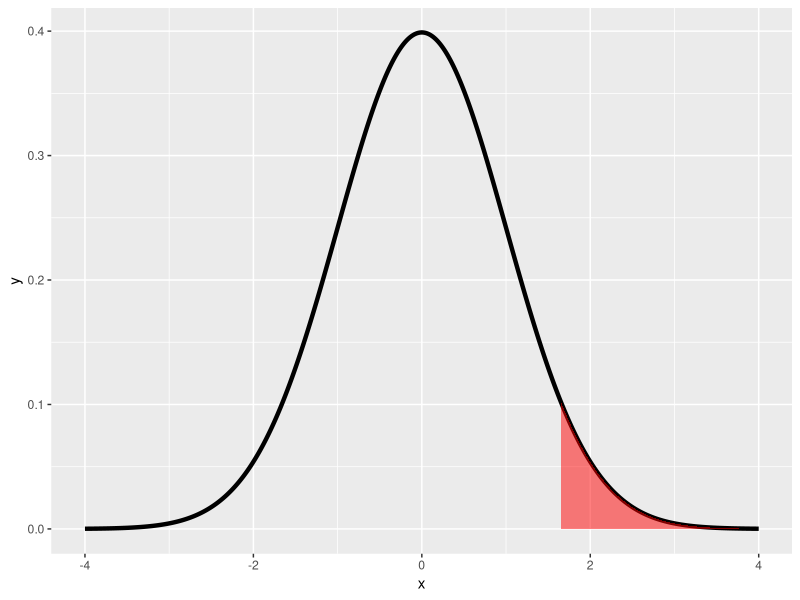
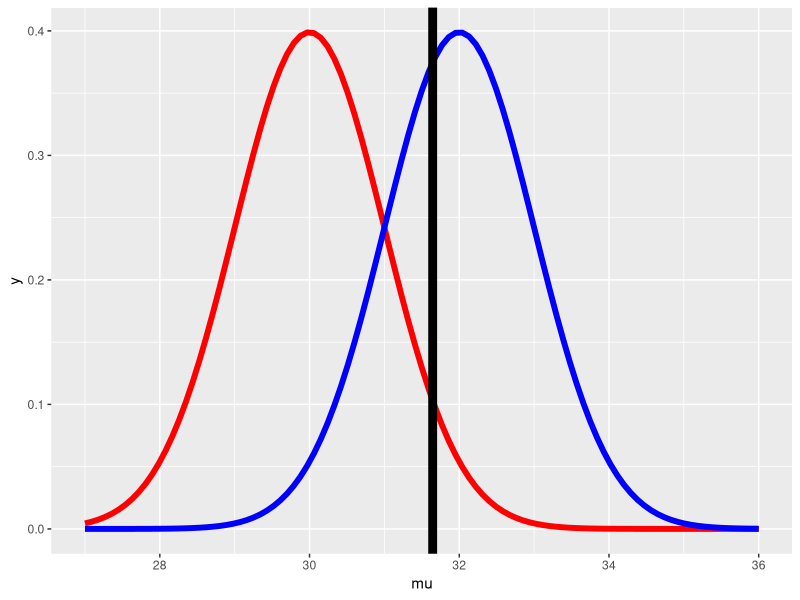
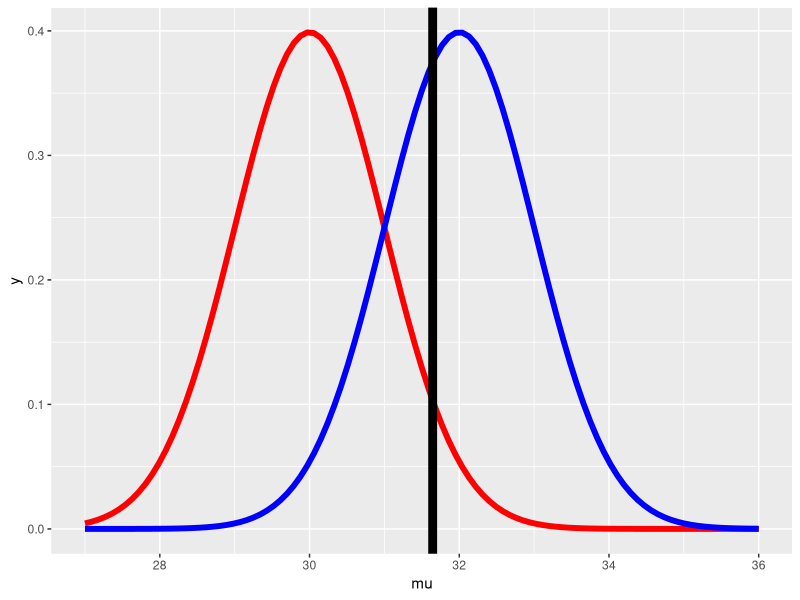
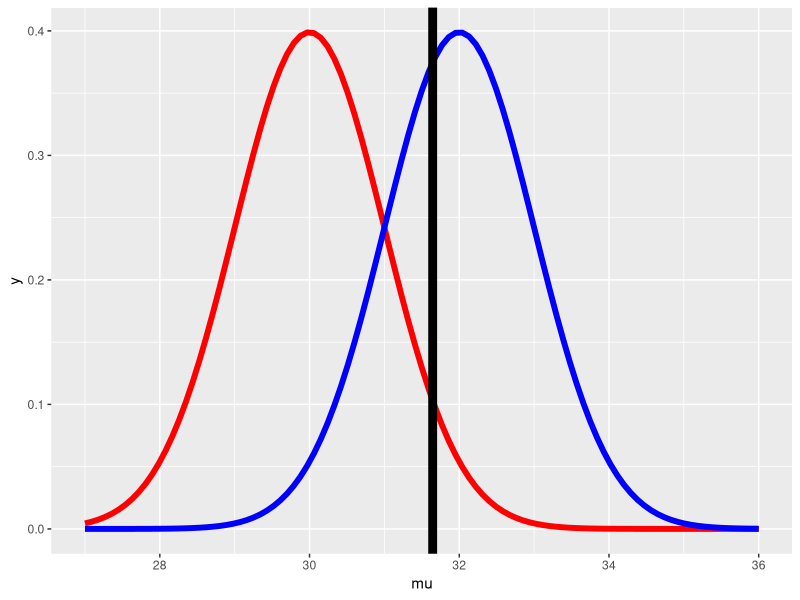
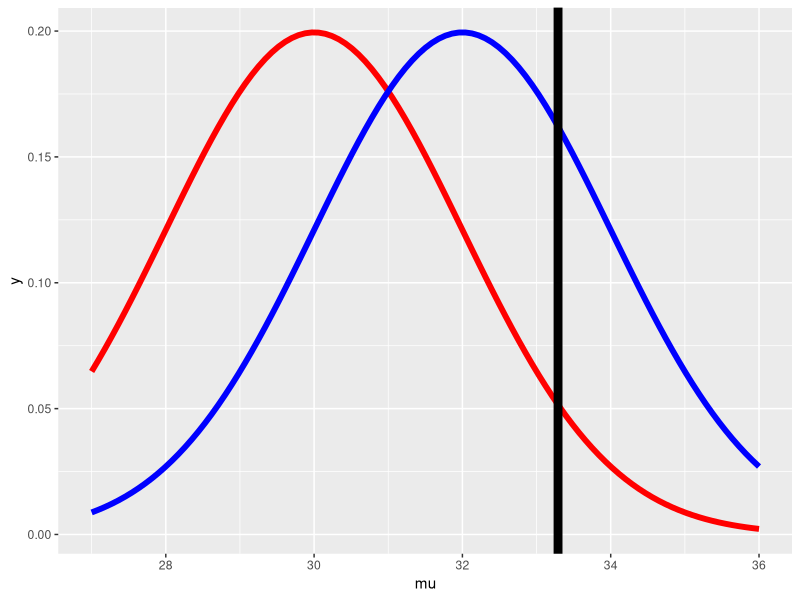
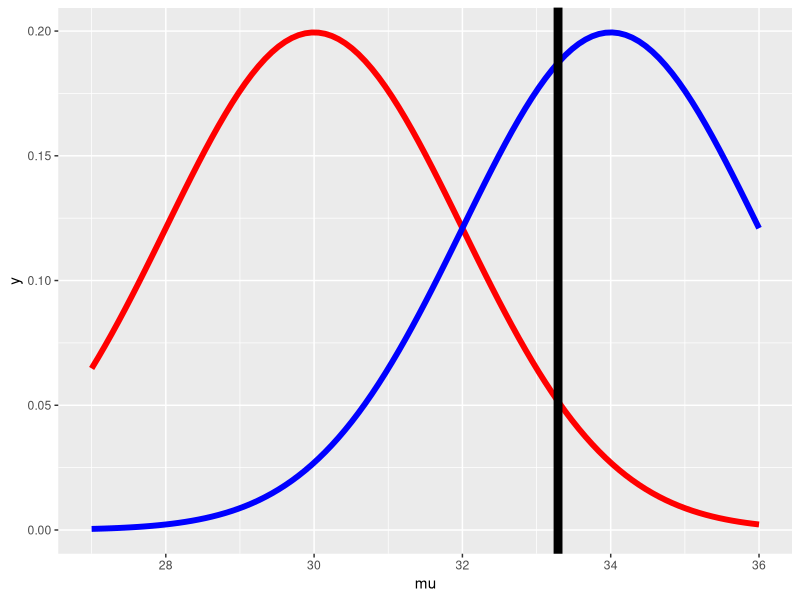
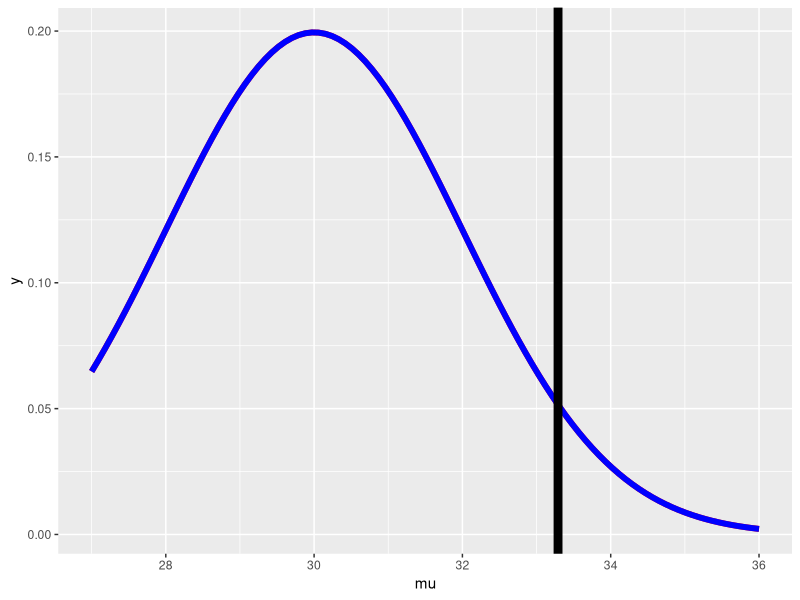
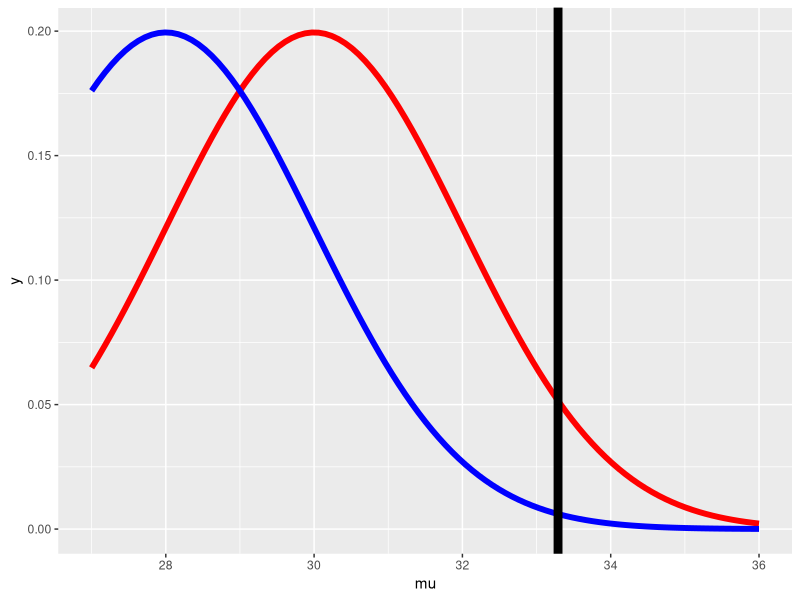

Recreate these plots in R, in order.
## ---- chunk 1
knitr::opts_chunk$set(echo = FALSE)
## ---- chunk 2
#R4.0 Environmental Set for:
library(knitr) # creating a pdf document ; 
library(ggplot2) # making plots
library(reshape2) # data frames

## ---- chunk 3

x <- seq(-4,4, length = 2000)
dat <- data.frame(x=x, y=dnorm(x))
g <- ggplot(dat, aes(x = x, y = y)) + geom_line(size = 1.5)+scale_y_continuous(limits=c(0,max(dat$y)))
suppressWarnings(g <- g+ layer("area", stat="identity", position="identity",mapping = aes(x=ifelse(x>qnorm(.95),x,NA)),
            params=list(fill="red",alpha=.5, na.rm=TRUE))) 
#suppressWarnings(g <- g + geom_line(x=2.0,size=1.5,colour="blue"))
suppressWarnings(print(g))
## ---- chunk 4

  mua <- 32
  mu0 <- 30
  sigma <- 4
  n <- 16
  alpha <- .05
  g = ggplot(data.frame(mu = c(27, 36)), aes(x = mu))
  g = g + stat_function(fun=dnorm, geom = "line", 
                        args = list(mean = mu0, sd = sigma / sqrt(n)), 
                        size = 2, col = "red")
  g = g + stat_function(fun=dnorm, geom = "line", 
                        args = list(mean = mua, sd = sigma / sqrt(n)), 
                        size = 2, col = "blue")
  xitc = mu0 + qnorm(1 - alpha) * sigma / sqrt(n)
  g = g + geom_vline(xintercept=xitc, size = 3)
  print(g)
  
## ---- chunk 5

  mua <- 32
  mu0 <- 30
  sigma <- 4
  n <- 16
  alpha <- .05
  g = ggplot(data.frame(mu = c(27, 36)), aes(x = mu))
  g = g + stat_function(fun=dnorm, geom = "line", 
                        args = list(mean = mu0, sd = sigma / sqrt(n)), 
                        size = 2, col = "red")
  g = g + stat_function(fun=dnorm, geom = "line", 
                        args = list(mean = mua, sd = sigma / sqrt(n)), 
                        size = 2, col = "blue")
  xitc = mu0 + qnorm(1 - alpha) * sigma / sqrt(n)
  g = g + geom_vline(xintercept=xitc, size = 3)
  print(g)
  
## ---- chunk 6

  mua <- 32
  mu0 <- 30
  sigma <- 4
  n <- 16
  alpha <- .05
  g = ggplot(data.frame(mu = c(27, 36)), aes(x = mu))
  g = g + stat_function(fun=dnorm, geom = "line", 
                        args = list(mean = mu0, sd = sigma / sqrt(n)), 
                        size = 2, col = "red")
  g = g + stat_function(fun=dnorm, geom = "line", 
                        args = list(mean = mua, sd = sigma / sqrt(n)), 
                        size = 2, col = "blue")
  xitc = mu0 + qnorm(1 - alpha) * sigma / sqrt(n)
  g = g + geom_vline(xintercept=xitc, size = 3)
  print(g)
  
## ---- chunk 7

  mua <- 32
  mu0 <- 30
  sigma_fat <-8
  n <- 16
  alpha <- .05
  g = ggplot(data.frame(mu = c(27, 36)), aes(x = mu))
  g = g + stat_function(fun=dnorm, geom = "line", 
                        args = list(mean = mu0, sd = sigma_fat / sqrt(n)), 
                        size = 2, col = "red")
  g = g + stat_function(fun=dnorm, geom = "line", 
                        args = list(mean = mua, sd = sigma_fat / sqrt(n)), 
                        size = 2, col = "blue")
  xitc = mu0 + qnorm(1 - alpha) * sigma_fat / sqrt(n)
  g = g + geom_vline(xintercept=xitc, size = 3)
  print(g)
  
## ---- chunk 8

  mua <- 34
  mu0 <- 30
  sigma_fat <-8
  n <- 16
  alpha <- .05
  g = ggplot(data.frame(mu = c(27, 36)), aes(x = mu))
  g = g + stat_function(fun=dnorm, geom = "line", 
                        args = list(mean = mu0, sd = sigma_fat / sqrt(n)), 
                        size = 2, col = "red")
  g = g + stat_function(fun=dnorm, geom = "line", 
                        args = list(mean = mua, sd = sigma_fat / sqrt(n)), 
                        size = 2, col = "blue")
  xitc = mu0 + qnorm(1 - alpha) * sigma_fat / sqrt(n)
  g = g + geom_vline(xintercept=xitc, size = 3)
  print(g)
  
## ---- chunk 9

  mua <- 30
  mu0 <- 30
  sigma_fat <-8
  n <- 16
  alpha <- .05
  g = ggplot(data.frame(mu = c(27, 36)), aes(x = mu))
  g = g + stat_function(fun=dnorm, geom = "line", 
                        args = list(mean = mu0, sd = sigma_fat / sqrt(n)), 
                        size = 2, col = "red")
  g = g + stat_function(fun=dnorm, geom = "line", 
                        args = list(mean = mua, sd = sigma_fat / sqrt(n)), 
                        size = 2, col = "blue")
  xitc = mu0 + qnorm(1 - alpha) * sigma_fat / sqrt(n)
  g = g + geom_vline(xintercept=xitc, size = 3)
  print(g)
  
## ---- chunk 10

  mua <- 28
  mu0 <- 30
  sigma_fat <-8
  n <- 16
  alpha <- .05
  g = ggplot(data.frame(mu = c(27, 36)), aes(x = mu))
  g = g + stat_function(fun=dnorm, geom = "line", 
                        args = list(mean = mu0, sd = sigma_fat / sqrt(n)), 
                        size = 2, col = "red")
  g = g + stat_function(fun=dnorm, geom = "line", 
                        args = list(mean = mua, sd = sigma_fat / sqrt(n)), 
                        size = 2, col = "blue")
  xitc = mu0 + qnorm(1 - alpha) * sigma_fat / sqrt(n)
  g = g + geom_vline(xintercept=xitc, size = 3)
  print(g)
  
## ---- chunk 11

z <- qnorm(.95)

nseq = c(8, 16, 32, 64, 128)
mua = seq(30, 35, by = 0.1)
power = sapply(nseq, function(n)
  pnorm(mu0 + z * sigma / sqrt(n), mean = mua, sd = sigma / sqrt(n), 
        lower.tail = FALSE)
)
colnames(power) <- paste("n", nseq, sep = "")
d <- data.frame(mua, power)
d2 <- melt(d, id.vars = "mua")
names(d2) <- c("mua", "n", "power")    
g <- ggplot(d2, 
            aes(x = mua, y = power, col = n)) + geom_line(size = 2)
print(g)
  
## ---- chunk 12

# mean=30

z <- qnorm(.95)

pnorm(30+z,mean=30,lower.tail=FALSE) 

## ---- chunk 13

#mean=32

z <- qnorm(.95)

pnorm(30+z, mean=32,lower.tail=FALSE) 

## ---- chunk 14
# sd=1

z <- qnorm(.95)

pnorm(30+z, mean=32, sd= 1, lower.tail=FALSE) 

# sd=2

z <- qnorm(.95)

pnorm(30+z, mean=32, sd= 2, lower.tail=FALSE) 

## ---- chunk 15

z <- qnorm(.95)
mu0 <- 30
n <- 16
sigseq = c(8, 16, 32, 64, 128)
mua = seq(30, 35, by = 0.1)
power = sapply(sigseq, function(sigma)
  pnorm(mu0 + z * sigma / sqrt(n), mean = mua, sd = sigma / sqrt(n), 
        lower.tail = FALSE)
)
colnames(power) <- paste("sigma", sigseq, sep = "")
d <- data.frame(mua, power)
d2 <- melt(d, id.vars = "mua")
names(d2) <- c("mua", "sigma", "power")    
g <- ggplot(d2, 
            aes(x = mua, y = power, col = sigma)) + geom_line(size = 2)
print(g)   
  
## ---- chunk 16

alseq = c(.95, .9, .85, .8)
mua = seq(30, 35, by = 0.1)
z = lapply(alseq, qnorm)
power = sapply(z, function(z)
   pnorm(mu0 + z * sigma / sqrt(n), mean = mua, sd = sigma / sqrt(n), 
        lower.tail = FALSE)
)
colnames(power) <- paste("alpha", 1-alseq, sep = "")
d <- data.frame(mua, power)
d2 <- melt(d, id.vars = "mua")
names(d2) <- c("mua", "alpha", "power")    
g <- ggplot(d2, 
            aes(x = mua, y = power, col = alpha)) + geom_line(size = 2)
print(g)  
  
## ---- chunk 17

power.t.test(n = 16,delta = 2 / 4, sd=1, type = "one.sample", 
             alt = "one.sided")$power

power.t.test(n = 16, delta = 2 , sd=4, type = "one.sample", 
             alt ="one.sided")$power

power.t.test(n = 16, delta = 100 , sd=200, type = "one.sample", 
             alt ="one.sided")$power

## ---- chunk 18

power.t.test(power = .8, delta = 2 / 4, sd=1, type = "one.sample", 
             alt = "one.sided")$n

power.t.test(power = .8, delta = 2, sd=4, type = "one.sample", 
             alt = "one.sided")$n

power.t.test(power = .8, delta = 100, sd=200, type = "one.sample", 
             alt = "one.sided")$n
## ---- chunk 19
# use power.t.test to find delta for a power=.8 and n=26 and sd=1

power.t.test(power = .8, n=26, sd=1, type = "one.sample",  
             alt = "one.sided")$delta

#use power.t.test to find delta for a power=.8 and n=27 and sd=1

power.t.test(power = .8, n=27, sd=1, type = "one.sample",  
             alt = "one.sided")$delta
## ---- chunk 20
#use power.t.test to find delta for a power=.8 and n=26 and sd=2

power.t.test(power = .8, n=26, sd=2, type = "one.sample",  
             alt = "one.sided")$delta
